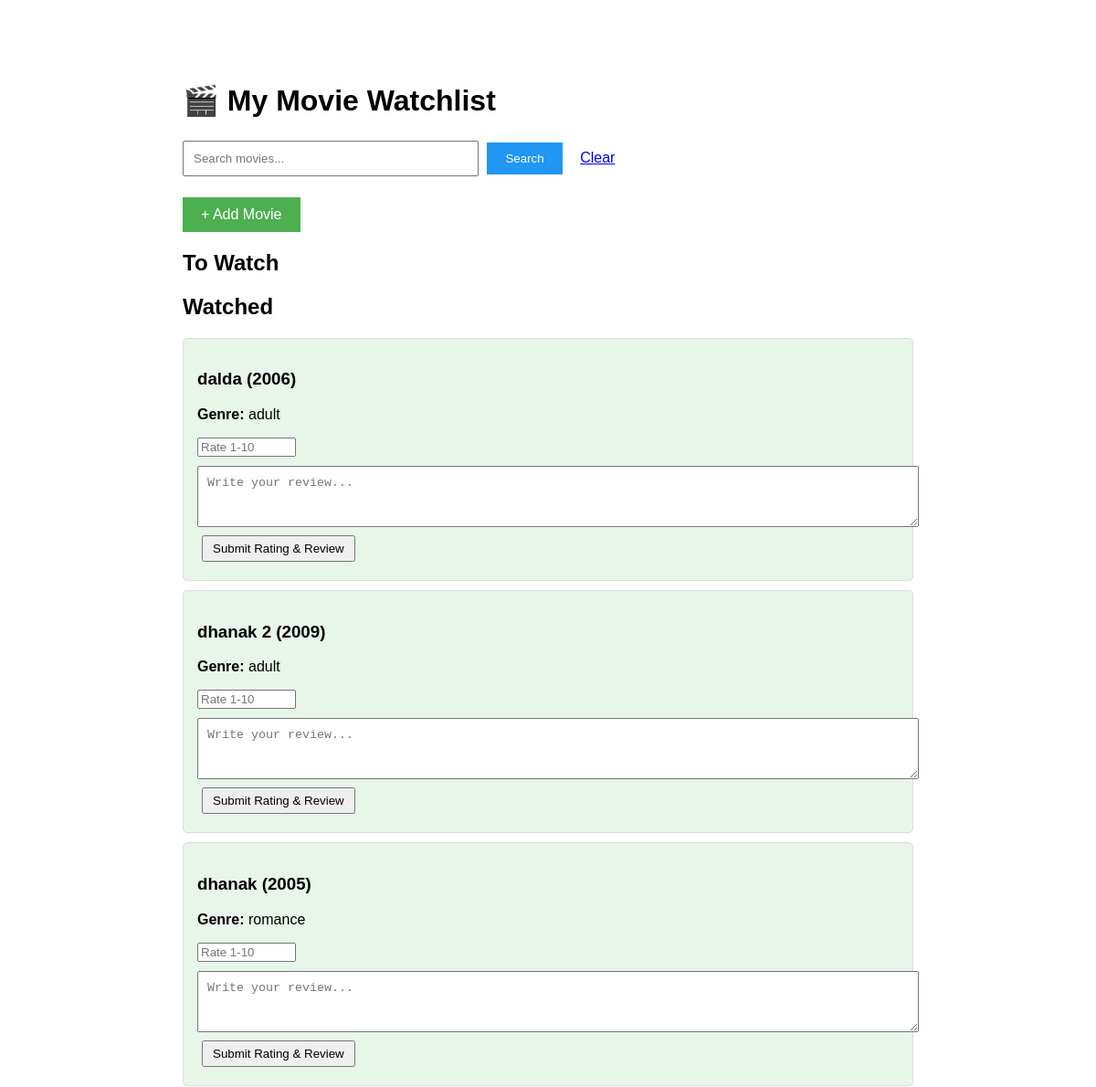
Before: / (signed in, upper part) with the older database file.
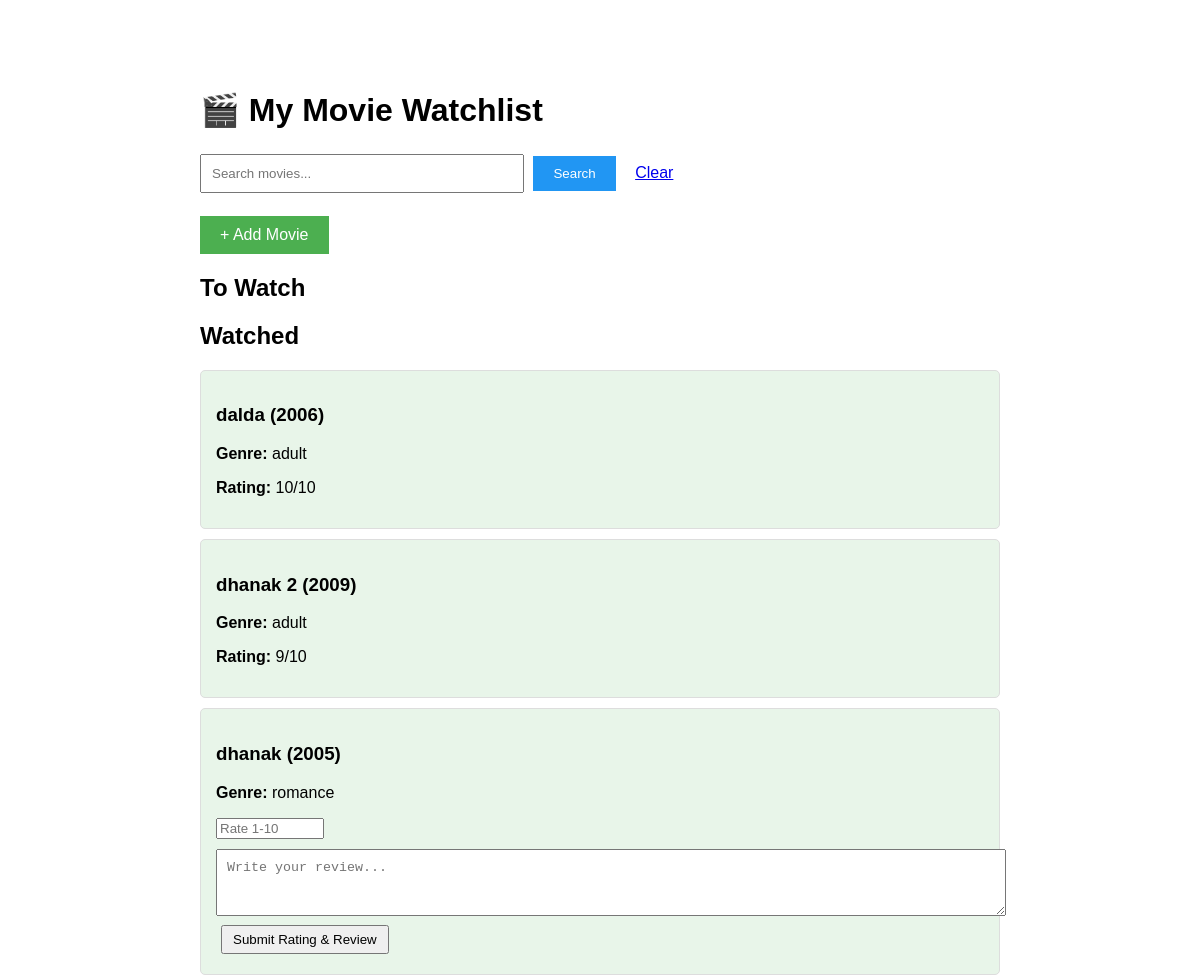
After: the same page with the newer database file.
### watchlist/models.py (models this page shows, shortened)
class Movie(models.Model):
    title=models.CharField(max_length=150)
    year=models.IntegerField(null=True , blank=True)
    genre=models.CharField(max_length=100 , blank=True)
    watched=models.BooleanField(default=False)
    rating=models.IntegerField(null=True , blank=True)
    notes=models.TextField(max_length=300 , blank=True)
    added_date=models.DateTimeField(auto_now_add=True)
    poster=models.ImageField(upload_to='posters/',blank=True, null=True)
    class Meta:
        ordering =['-added_date']

### watchlist/views.py (the view)
# urls.py: path('',views.movie_list,name='movie_list'),
@login_required
def movie_list(request):
    search_query=request.GET.get('search')
    if search_query:
        movies=Movie.objects.filter(title__icontains=search_query)
    else:
        movies=Movie.objects.all()
    return render(request, 'watchlist/movie_list.html' ,{'movies' : movies} )

### watchlist/templates/watchlist/movie_list.html (shortened to what this page needs)
<!DOCTYPE html>
<html>
<head>
</head>
<body>
    <h1>🎬 My Movie Watchlist</h1>
    <form method="GET" style="margin: 20px 0;">
    <input type="text" name="search" placeholder="Search movies..." style="padding: 10px; width: 300px;">
    <button type="submit" style="padding: 10px 20px; background-color: #2196F3; color: white; border: none;">Search</button>
    <a href="{% url 'movie_list' %}" style="margin-left: 10px;">Clear</a>
</form>
    <a href="{% url 'add_movie' %}" class="add-btn">+ Add Movie</a>
    <h2>To Watch</h2>
    <h2>Watched</h2>
    {% for movie in movies %}
        {% if movie.watched %}
        <div class="movie watched">
            <h3>{{ movie.title }} {% if movie.year %}({{ movie.year }}){% endif %}</h3>
            <p><strong>Genre:</strong> {{ movie.genre }}</p>
            {% if movie.rating %}
                <p><strong>Rating:</strong> {{ movie.rating }}/10</p>
            {% else %}
                <form method="POST" action="{% url 'rate_movie' movie.id %}">
    <input type="number" name="rating" min="1" max="10" placeholder="Rate 1-10" required style="width: 100px; display: inline-block;">
    <textarea name="notes" placeholder="Write your review..." style="width: 100%; margin-top: 10px; padding: 10px;" rows="3"></textarea>
    <button type="submit">Submit Rating & Review</button>
</form>
            {% endif %}
        </div>
        {% endif %}
    {% endfor %}
</body>
</html>

Changed rows visible on the page:
changed Movie "dalda": rating (not shown) → "10"; rating "Submit Rating & Review" → "Rating: /10"
changed Movie "dhanak 2": rating (not shown) → "9"; rating "Submit Rating & Review" → "Rating: /10"
